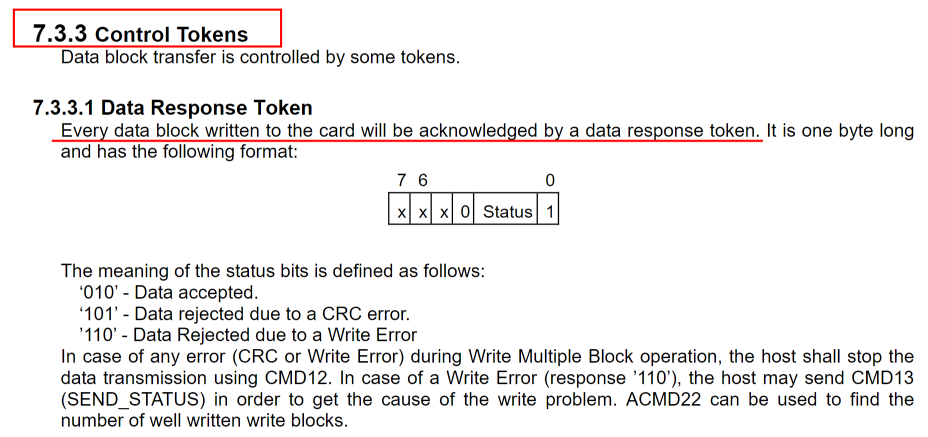
#> input picture rt_project/Edgi_Talk_vein_seg_yolo/libraries/components/wifi-host-driver/docs/images/control_tokens.png, 1855 x 873 px (shown at 1/2 size); its folder holds only this picture in this run
$ python preview_image_mask_pairs.py
#> lines starting #> are read from the running program, lines starting #| are printed output that depends on the picture
from __future__ import annotations

import argparse
from pathlib import Path

import cv2
import numpy as np


IMAGE_EXTS = {".jpg", ".jpeg", ".png", ".bmp", ".tif", ".tiff", ".webp"}


def parse_args() -> argparse.Namespace:
    parser = argparse.ArgumentParser(description="Create a contact sheet preview for image/mask pairs.")
    parser.add_argument("--dataset", default="datasets/finetune_hand_vein")
    parser.add_argument("--out", default="runs/finetune_hand_vein_mask_preview.png")
    parser.add_argument("--limit", type=int, default=8)
    parser.add_argument("--thumb", type=int, default=192)
    return parser.parse_args()


def imread_unicode(path: Path, flags: int) -> np.ndarray | None:
#> called with flags = 1
    data = np.fromfile(str(path), dtype=np.uint8)
    if data.size == 0:
        return None
    return cv2.imdecode(data, flags)
#> returned value is the input picture: shape (873, 1855, 3); mean B, G, R 238.7, 238.7, 240.5


def imwrite_unicode(path: Path, image: np.ndarray) -> bool:
    success, encoded = cv2.imencode(path.suffix, image)
    if not success:
        return False
    encoded.tofile(str(path))
    return True


def image_paths(images_dir: Path) -> list[Path]:
    return sorted(
        path
        for path in images_dir.iterdir()
        if path.is_file() and path.suffix.lower() in IMAGE_EXTS
    )


def overlay(image: np.ndarray, mask: np.ndarray) -> np.ndarray:
    color = np.zeros_like(image)
    color[mask > 127] = (0, 0, 255)
    return np.where(color > 0, (0.55 * image + 0.45 * color).astype(np.uint8), image)


def main() -> None:
    args = parse_args()
    dataset = Path(args.dataset)
    images_dir = dataset / "images"
    masks_dir = dataset / "masks"
    out_path = Path(args.out)

    rows = []
    for image_path in image_paths(images_dir)[: args.limit]:
        mask_path = masks_dir / f"{image_path.stem}.png"
        image = imread_unicode(image_path, cv2.IMREAD_COLOR)
        mask = imread_unicode(mask_path, cv2.IMREAD_GRAYSCALE)
        if image is None:
            raise ValueError(f"Could not read image: {image_path}")
        if mask is None:
            raise ValueError(f"Could not read mask: {mask_path}")

        image = cv2.resize(image, (args.thumb, args.thumb), interpolation=cv2.INTER_AREA)
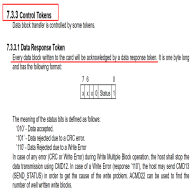
#> image: shape (192, 192, 3); mean B, G, R 238.7, 238.7, 240.5
        mask = cv2.resize(mask, (args.thumb, args.thumb), interpolation=cv2.INTER_NEAREST)
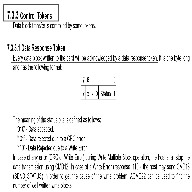
#> mask: shape (192, 192); min 0, max 255, mean 239.5
        mask_bgr = cv2.cvtColor(mask, cv2.COLOR_GRAY2BGR)
        rows.append(np.concatenate([image, mask_bgr, overlay(image, mask)], axis=1))
#> in overlay, `return np.where(color > 0, (0.55 * image + 0.45 * color).astype(np.uin..`:
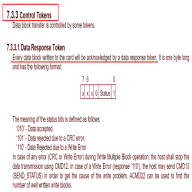
#> returned value: shape (192, 192, 3); mean of channels 0, 1, 2 238.7, 238.7, 244.9; drawn as B, G, R

    if not rows:
        raise FileNotFoundError(f"No image/mask pairs found in {dataset}")

    sheet = np.concatenate(rows, axis=0)
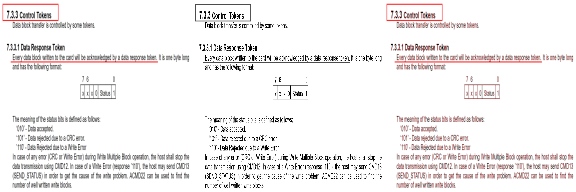
#> sheet: shape (192, 576, 3); mean of channels 0, 1, 2 239, 239, 241.6; drawn as B, G, R
    out_path.parent.mkdir(parents=True, exist_ok=True)
    if not imwrite_unicode(out_path, sheet):
        raise ValueError(f"Could not write preview: {out_path}")
    print(f"Preview written to: {out_path.resolve()}")


if __name__ == "__main__":
    main()

$ run again, on rt_project/Edgi_Talk_vein_seg_yolo/libraries/components/wifi-host-driver/docs/images/sdio_8bit.png
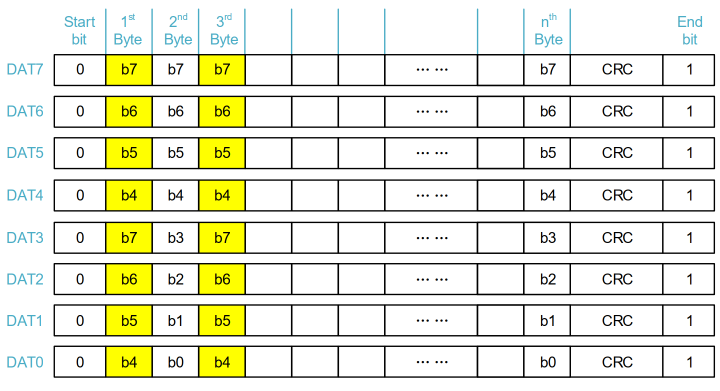
#> input picture rt_project/Edgi_Talk_vein_seg_yolo/libraries/components/wifi-host-driver/docs/images/sdio_8bit.png, 1440 x 782 px (shown at 1/2 size)
#> in imread_unicode, returned value is the input picture: shape (782, 1440, 3); mean B, G, R 215.7, 233.7, 232.8
#> in overlay, `return np.where(color > 0, (0.55 * image + 0.45 * color).astype(np.uin..`:
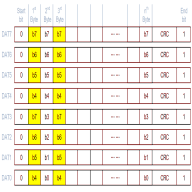
#> returned value: shape (192, 192, 3); mean of channels 0, 1, 2 215.6, 233.7, 239.7; drawn as B, G, R
#> in main, `sheet = np.concatenate(rows, axis=0)`:
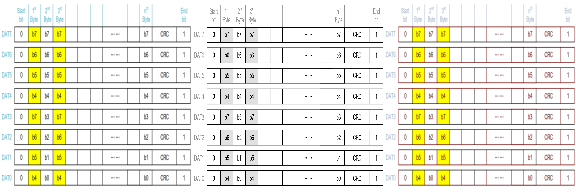
#> sheet: shape (192, 576, 3); mean of channels 0, 1, 2 221.4, 233.4, 235.1; drawn as B, G, R

$ run again, on rt_project/Edgi_Talk_vein_seg_yolo/libraries/components/wifi-host-driver/docs/images/sdio_read_write.png
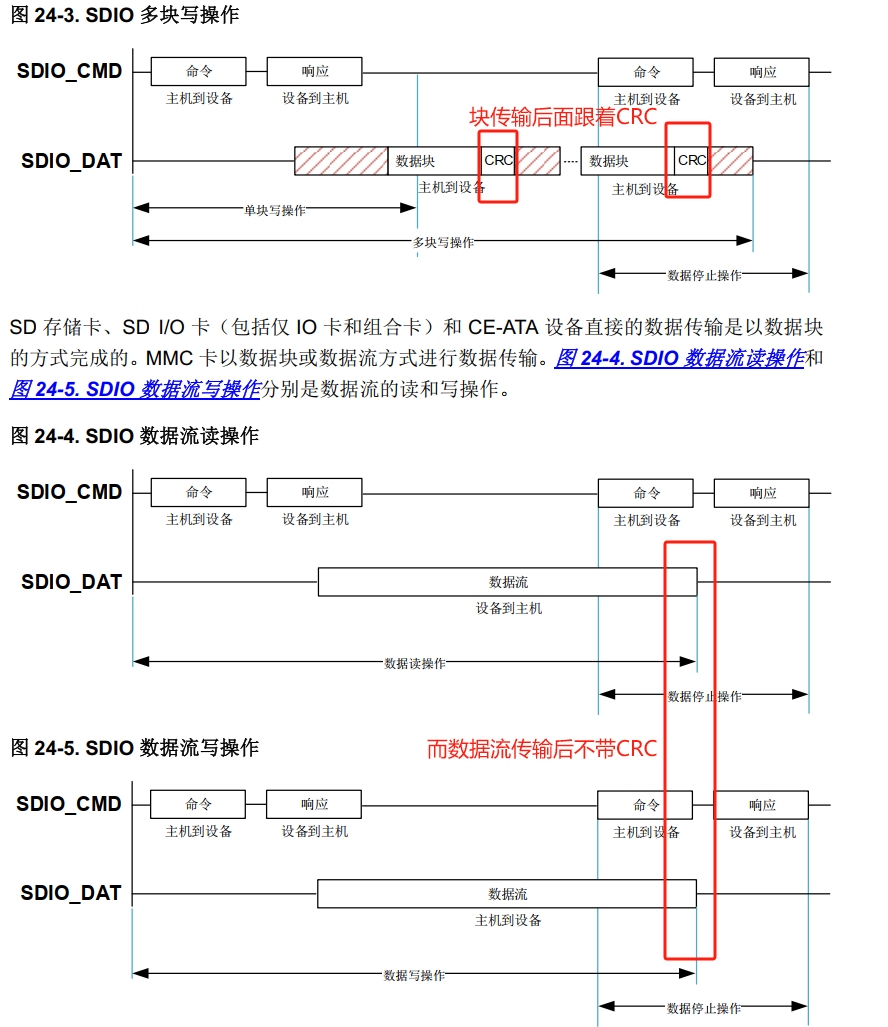
#> input picture rt_project/Edgi_Talk_vein_seg_yolo/libraries/components/wifi-host-driver/docs/images/sdio_read_write.png, 888 x 1027 px
#> in imread_unicode, returned value is the input picture: shape (1027, 888, 3); mean B, G, R 243.5, 242.3, 243.9
#> in overlay, `return np.where(color > 0, (0.55 * image + 0.45 * color).astype(np.uin..`:
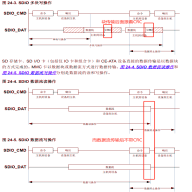
#> returned value: shape (192, 192, 3); mean of channels 0, 1, 2 243.5, 242.4, 247.5; drawn as B, G, R
#> in main, `sheet = np.concatenate(rows, axis=0)`:
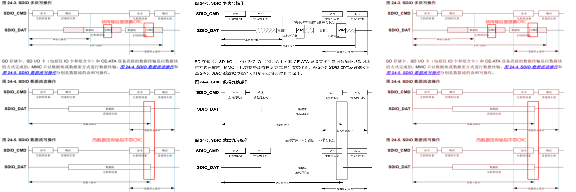
#> sheet: shape (192, 576, 3); mean of channels 0, 1, 2 243.1, 242.4, 244.6; drawn as B, G, R

$ run again, on rt_project/Edgi_Talk_vein_seg_yolo/libraries/components/wifi-host-driver/docs/images/sdio_trans.png
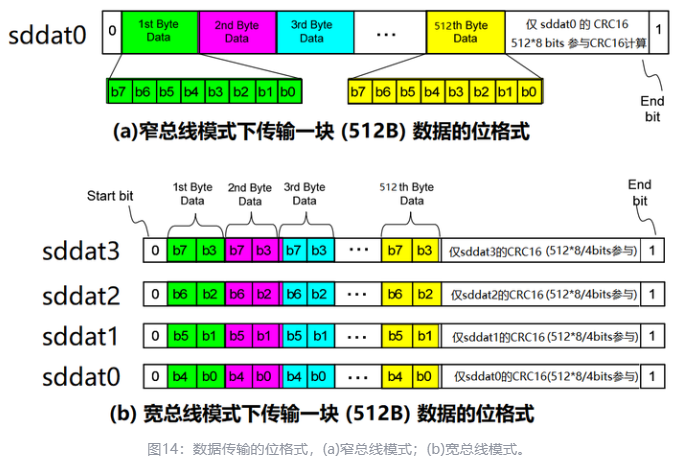
#> input picture rt_project/Edgi_Talk_vein_seg_yolo/libraries/components/wifi-host-driver/docs/images/sdio_trans.png, 682 x 462 px
#> in imread_unicode, returned value is the input picture: shape (462, 682, 3); mean B, G, R 212.3, 224.1, 215.5
#> in overlay, `return np.where(color > 0, (0.55 * image + 0.45 * color).astype(np.uin..`:
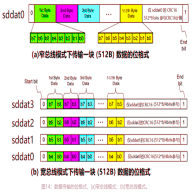
#> returned value: shape (192, 192, 3); mean of channels 0, 1, 2 212.3, 224.1, 227.2; drawn as B, G, R
#> in main, `sheet = np.concatenate(rows, axis=0)`:
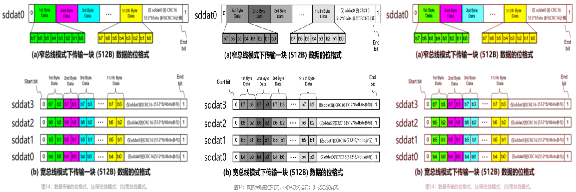
#> sheet: shape (192, 576, 3); mean of channels 0, 1, 2 215, 222.8, 221; drawn as B, G, R
